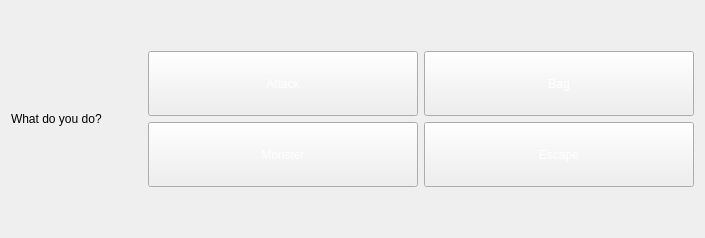
         <widget class="QWidget" name="stackedWidgetFightBottomBarPageMain">
          <layout class="QHBoxLayout" name="horizontalLayout_5">
           <item>
            <widget class="QLabel" name="label_15">
             <property name="maximumSize">
              <size>
               <width>200</width>
               <height>16777215</height>
              </size>
             </property>
             <property name="styleSheet">
              <string notr="true">color: rgb(0, 0, 0);</string>
             </property>
             <property name="text">
              <string>What do you do?</string>
             </property>
            </widget>
           </item>
           <item>
            <spacer name="horizontalSpacer_48">
             <property name="orientation">
              <enum>Qt::Horizontal</enum>
             </property>
             <property name="sizeType">
              <enum>QSizePolicy::Preferred</enum>
             </property>
             <property name="sizeHint" stdset="0">
              <size>
               <width>40</width>
               <height>20</height>
              </size>
             </property>
            </spacer>
           </item>
           <item>
            <layout class="QVBoxLayout" name="verticalLayout_16">
             <item>
              <spacer name="verticalSpacer_34">
               <property name="orientation">
                <enum>Qt::Vertical</enum>
               </property>
               <property name="sizeHint" stdset="0">
                <size>
                 <width>20</width>
                 <height>40</height>
                </size>
               </property>
              </spacer>
             </item>
             <item>
              <widget class="QPushButton" name="pushButtonFightAttack">
               <property name="minimumSize">
                <size>
                 <width>270</width>
                 <height>65</height>
                </size>
               </property>
               <property name="maximumSize">
                <size>
                 <width>270</width>
                 <height>65</height>
                </size>
               </property>
               <property name="styleSheet">
                <string notr="true">QPushButton::hover {
background-position:left center;
}
QPushButton::pressed {
background-position:left bottom;
}
QPushButton { 
background-image: url(:/images/interface/big-button-attack.png);
border-image: url(:/images/empty.png);
color: rgb(255, 255, 255);
}</string>
               </property>
               <property name="text">
                <string>Attack</string>
               </property>
              </widget>
             </item>
             <item>
              <widget class="QPushButton" name="pushButtonFightMonster">
               <property name="minimumSize">
                <size>
                 <width>270</width>
                 <height>65</height>
                </size>
               </property>
               <property name="maximumSize">
                <size>
                 <width>270</width>
                 <height>65</height>
                </size>
               </property>
               <property name="styleSheet">
                <string notr="true">QPushButton::hover {
background-position:left center;
}
QPushButton::pressed {
background-position:left bottom;
}
QPushButton { 
background-image: url(:/images/interface/big-button-attack.png);
border-image: url(:/images/empty.png);
color: rgb(255, 255, 255);
}</string>
               </property>
               <property name="text">
                <string>Monster</string>
               </property>
              </widget>
             </item>
             <item>
              <spacer name="verticalSpacer_33">
               <property name="orientation">
                <enum>Qt::Vertical</enum>
               </property>
               <property name="sizeHint" stdset="0">
                <size>
                 <width>20</width>
                 <height>40</height>
                </size>
               </property>
              </spacer>
             </item>
            </layout>
           </item>
           <item>
            <layout class="QVBoxLayout" name="verticalLayout_35">
             <item>
              <spacer name="verticalSpacer_15">
               <property name="orientation">
                <enum>Qt::Vertical</enum>
               </property>
               <property name="sizeHint" stdset="0">
                <size>
                 <width>20</width>
                 <height>40</height>
                </size>
               </property>
              </spacer>
             </item>
             <item>
              <widget class="QPushButton" name="pushButtonFightBag">
               <property name="minimumSize">
                <size>
                 <width>270</width>
                 <height>65</height>
                </size>
               </property>
               <property name="maximumSize">
                <size>
                 <width>270</width>
                 <height>65</height>
                </size>
               </property>
               <property name="styleSheet">
                <string notr="true">QPushButton::hover {
background-position:left center;
}
QPushButton::pressed {
background-position:left bottom;
}
QPushButton { 
background-image: url(:/images/interface/big-button-attack.png);
border-image: url(:/images/empty.png);
color: rgb(255, 255, 255);
}</string>
               </property>
               <property name="text">
                <string>Bag</string>
               </property>
              </widget>
             </item>
             <item>
              <widget class="QPushButton" name="toolButtonFightQuit">
               <property name="minimumSize">
                <size>
                 <width>270</width>
                 <height>65</height>
                </size>
               </property>
               <property name="maximumSize">
                <size>
                 <width>270</width>
                 <height>65</height>
                </size>
               </property>
               <property name="styleSheet">
                <string notr="true">QPushButton::hover {
background-position:left center;
}
QPushButton::pressed {
background-position:left bottom;
}
QPushButton { 
background-image: url(:/images/interface/big-button-attack.png);
border-image: url(:/images/empty.png);
color: rgb(255, 255, 255);
}</string>
               </property>
               <property name="text">
                <string>Escape</string>
               </property>
              </widget>
             </item>
             <item>
              <spacer name="verticalSpacer_14">
               <property name="orientation">
                <enum>Qt::Vertical</enum>
               </property>
               <property name="sizeHint" stdset="0">
                <size>
                 <width>20</width>
                 <height>40</height>
                </size>
               </property>
              </spacer>
             </item>
            </layout>
           </item>
          </layout>
         </widget>
